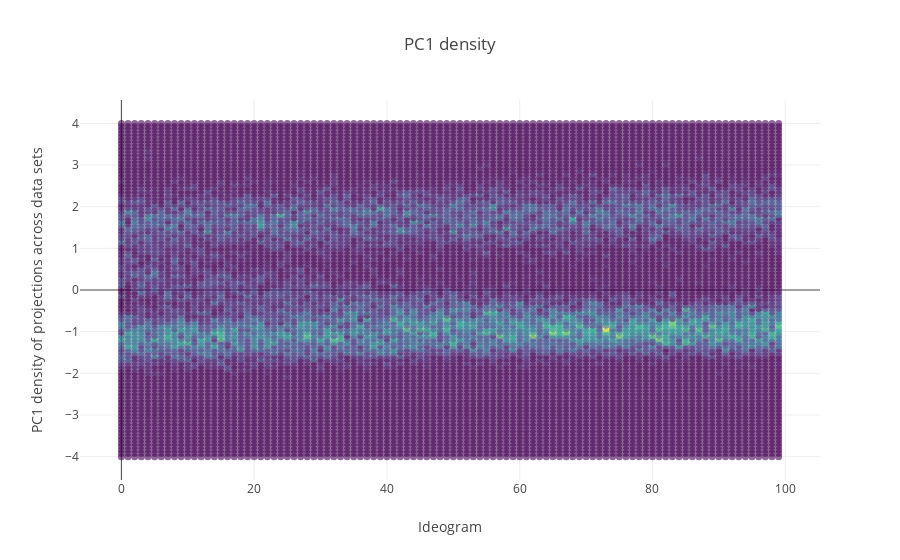

The code cell stored with this chart in its notebook:
### Markdown cell above
### Simulation overview

We analyse the combinations of Fsts produced during our simulations.

### Code cell
x_coords= [z for z in it.chain(*[[x] * 100 for x in range(len(pc_coords[1]))])]
y_coords= [z for z in it.chain(*[list(np.linspace(-4,4,100)) for x in range(len(pc_density[1]))])]

#x_coords= [z for z in it.chain(*pc_coords[0])]
#y_coords= [z for z in it.chain(*pc_coords[0])]
z_coords= [z for z in it.chain(*pc_density[0])]


fig_data= [go.Scatter(
x= x_coords,
y= y_coords,
mode= 'markers',
marker= {
    'color': z_coords,
    'colorscale':'Viridis',
    'line': {'width': 0},
    'size': 7,
    'symbol': 'circle',
    "opacity": .6
})
]

layout = go.Layout(
    title= 'PC1 density',
    yaxis=dict(
        title='PC1 density of projections across data sets'),
    xaxis=dict(
        title='Ideogram')
)


fig= go.Figure(data=fig_data, layout=layout)
iplot(fig)

### Figure 1 — Plotly figure (JSON) as saved in the notebook; plotly's stock layout.template omitted (floating-point values rounded to 4 significant figures; data arrays with more than 128 entries replaced by an {"elided": "..."} marker saying what was removed)
{"data": [{"marker": {"color": {"elided": "10000 float values"}, "colorscale": "Viridis", "line": {"width": 0}, "opacity": 0.6, "size": 7, "symbol": "circle"}, "mode": "markers", "type": "scatter", "uid": "2dcabb53-1bdd-442f-bd16-f506505d459a", "x": {"elided": "10000 int values"}, "y": {"elided": "10000 float values"}}], "layout": {"title": "PC1 density", "xaxis": {"title": "Ideogram"}, "yaxis": {"title": "PC1 density of projections across data sets"}}}
